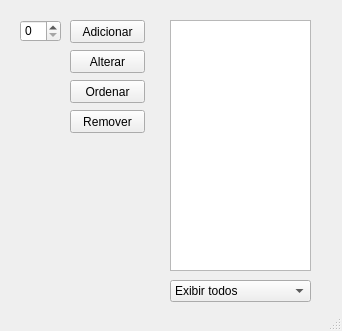
<?xml version="1.0" encoding="UTF-8"?>
<ui version="4.0">
 <class>MainWindow</class>
 <widget class="QMainWindow" name="MainWindow">
  <property name="geometry">
   <rect>
    <x>0</x>
    <y>0</y>
    <width>342</width>
    <height>331</height>
   </rect>
  </property>
  <property name="windowTitle">
   <string>Arrays</string>
  </property>
  <property name="animated">
   <bool>true</bool>
  </property>
  <widget class="QWidget" name="centralwidget">
   <widget class="QSpinBox" name="numberValue">
    <property name="geometry">
     <rect>
      <x>20</x>
      <y>20</y>
      <width>41</width>
      <height>22</height>
     </rect>
    </property>
   </widget>
   <widget class="QPushButton" name="addBtn">
    <property name="geometry">
     <rect>
      <x>70</x>
      <y>20</y>
      <width>75</width>
      <height>23</height>
     </rect>
    </property>
    <property name="cursor">
     <cursorShape>PointingHandCursor</cursorShape>
    </property>
    <property name="text">
     <string>Adicionar</string>
    </property>
   </widget>
   <widget class="QPushButton" name="removeBtn">
    <property name="geometry">
     <rect>
      <x>70</x>
      <y>110</y>
      <width>75</width>
      <height>23</height>
     </rect>
    </property>
    <property name="cursor">
     <cursorShape>PointingHandCursor</cursorShape>
    </property>
    <property name="text">
     <string>Remover</string>
    </property>
   </widget>
   <widget class="QPushButton" name="orderBtn">
    <property name="geometry">
     <rect>
      <x>70</x>
      <y>80</y>
      <width>75</width>
      <height>23</height>
     </rect>
    </property>
    <property name="cursor">
     <cursorShape>PointingHandCursor</cursorShape>
    </property>
    <property name="text">
     <string>Ordenar</string>
    </property>
   </widget>
   <widget class="QListWidget" name="resultList">
    <property name="geometry">
     <rect>
      <x>170</x>
      <y>20</y>
      <width>141</width>
      <height>251</height>
     </rect>
    </property>
   </widget>
   <widget class="QPushButton" name="alterBtn">
    <property name="geometry">
     <rect>
      <x>70</x>
      <y>50</y>
      <width>75</width>
      <height>23</height>
     </rect>
    </property>
    <property name="cursor">
     <cursorShape>PointingHandCursor</cursorShape>
    </property>
    <property name="text">
     <string>Alterar</string>
    </property>
   </widget>
   <widget class="QComboBox" name="filterOptions">
    <property name="geometry">
     <rect>
      <x>170</x>
      <y>280</y>
      <width>141</width>
      <height>22</height>
     </rect>
    </property>
    <item>
     <property name="text">
      <string>Exibir todos</string>
     </property>
    </item>
    <item>
     <property name="text">
      <string>Pares</string>
     </property>
    </item>
    <item>
     <property name="text">
      <string>Ímpares</string>
     </property>
    </item>
    <item>
     <property name="text">
      <string>Quadrado perfeito</string>
     </property>
    </item>
   </widget>
  </widget>
  <widget class="QStatusBar" name="statusbar"/>
 </widget>
 <resources/>
 <connections/>
</ui>
